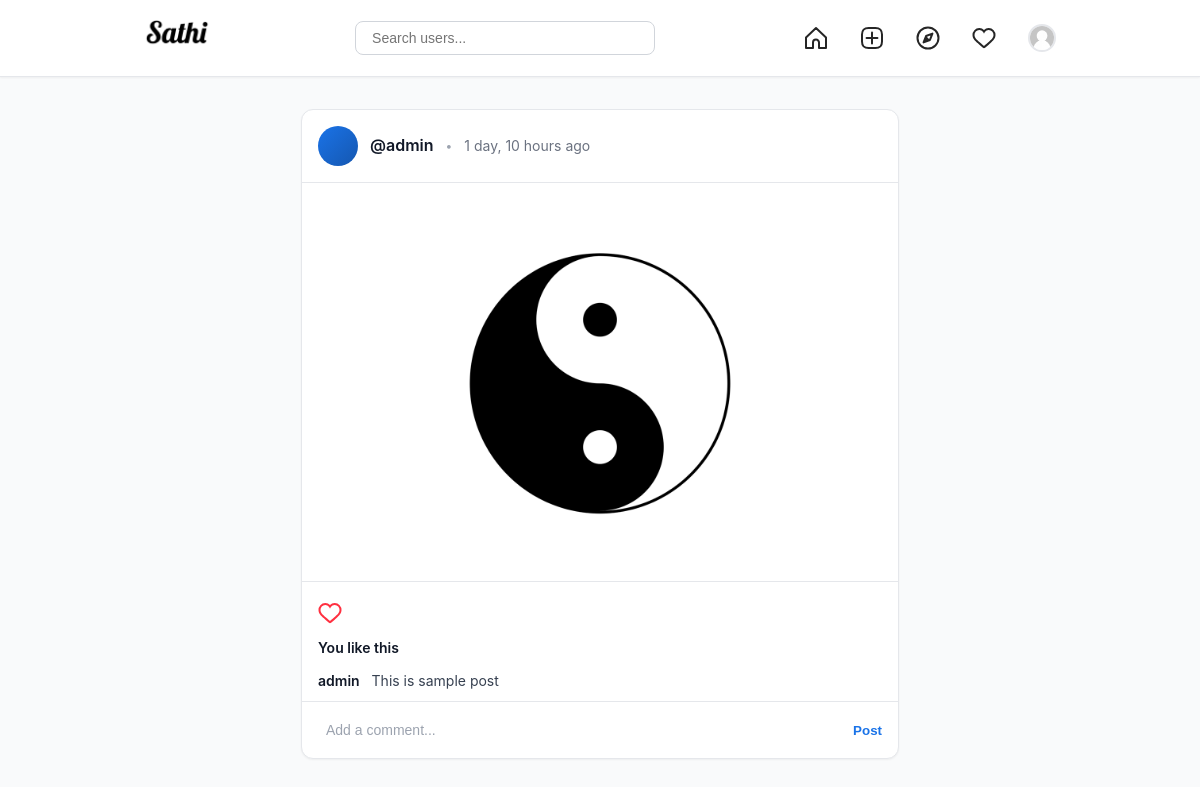
Page /post/4e26d34c02a745459ad7318d4ef9b9a8 (signed in) on the committed database.
### userprofile/models.py (models this page shows, shortened)
class Profile(models.Model):
    user = models.OneToOneField(User, on_delete=models.CASCADE)
    id_user = models.IntegerField()
    bio = models.TextField(blank=True)
    profile_pics = models.ImageField(upload_to="profile_images",
                                     default="blank-profile-photo.jpeg")
    location = models.CharField(max_length=100, blank=True)
    @property
    def get_profile_picture(self):
        return self.profile_pics.url if self.profile_pics else None

### posts/models.py (models this page shows, shortened)
class Post(models.Model):
    id = models.UUIDField(primary_key=True, default=uuid.uuid4)
    user = models.ForeignKey(User, on_delete=models.CASCADE)
    post_img = models.ImageField(upload_to='post_images')
    caption = models.TextField(blank=True, null=True)
    likes = models.IntegerField(default=0)
    created_at = models.DateTimeField(default=timezone.now)

### posts/views.py (the view)
# urls.py: path('post/<str:post_id>', views.post_view, name="post"),
@login_required(login_url='login')
def post_view(request, post_id: str):
    template_file = os.path.join("posts", "post.html")
    context = {
        'user_profile': Profile.objects.get(user=request.user)
    }
    is_liked = False
    try:
        post_obj = get_object_or_404(Post, id=post_id)
        is_liked = LikePost.objects.filter(user=request.user, post=post_obj.id).exists()
        comment_obj = CommentPost.objects.filter(post=post_obj)
        if comment_obj.exists():
            context["comments"] = comment_obj
            for comment in comment_obj:
                print(f"{comment.username} {comment.comment}")
        context["post"] = post_obj
    except Post.DoesNotExist as err:
        context["message"] = "Post not found"
        print(err)
    context["is_liked"] = is_liked
    return render(request, template_file, context=context)

### templates/posts/post.html (shortened to what this page needs)
{% extends 'posts/base.html' %}
{% load math_operation %}
{% load static %}
{% block user_container %}
<div class="wrapper">
  {% if message %}
  <div class="empty-state">
    <h3>{{ message }}</h3>
  </div>
  {% else %}
  <div class="post">
    <div class="header">
      <div class="avatar"></div>
      <a href="/user/{{ post.user }}" class="username">@{{ post.user }}</a>
      <div class="date-separator">•</div>
      <div id="date">{{ post.created_at|timesince }} ago</div>
    </div>
    <img src="{{ post.post_img.url }}" alt="{{ post.caption }}" class="user-post" />
    <div class="post-actions">
      <a href="/like-post/?post_id={{ post.id }}" title="{% if is_liked %}Unlike{% else %}Like{% endif %}">
        <svg aria-label="Like" {% if is_liked %}color="rgb(255, 48, 64)" fill="rgb(255, 48, 64)" {% else
          %}color="rgb(38, 38, 38)" fill="rgb(38, 38, 38)" {% endif %} height="24" role="img" viewBox="0 0 24 24"
          width="24">
          <path
            d="M16.792 3.904A4.989 4.989 0 0 1 21.5 9.122c0 3.072-2.652 4.959-5.197 7.222-2.512 2.243-3.865 3.469-4.303 3.752-.477-.309-2.143-1.823-4.303-3.752C5.141 14.072 2.5 12.167 2.5 9.122a4.989 4.989 0 0 1 4.708-5.218 4.21 4.21 0 0 1 3.675 1.941c.84 1.175.98 1.763 1.12 1.763s.278-.588 1.11-1.766a4.17 4.17 0 0 1 3.679-1.938m0-2a6.04 6.04 0 0 0-4.797 2.127 6.052 6.052 0 0 0-4.787-2.127A6.985 6.985 0 0 0 .5 9.122c0 3.61 2.55 5.827 5.015 7.97.283.246.569.494.853.747l1.027.918a44.998 44.998 0 0 0 3.518 3.018 2 2 0 0 0 2.174 0 45.263 45.263 0 0 0 3.626-3.115l.922-.824c.293-.26.59-.519.885-.774 2.334-2.025 4.98-4.32 4.98-7.94a6.985 6.985 0 0 0-6.708-7.218Z">
          </path>
        </svg>
      </a>
    </div>
    <div class="likes-counter">
      {% if post.likes == 0 %}No likes yet
      {% elif post.likes == 1 and is_liked %}You like this
      {% elif post.likes == 1 %}1 like
      {% elif is_liked %}You and {{ post.likes|minus:1 }} other{% if post.likes > 2 %}s{% endif %}
      {% else %}{{ post.likes }} likes
      {% endif %}
    </div>
    {% if post.caption %}
    <div class="caption">
      <span class="description">
        <a class="username" href="/user/{{ post.user }}">{{ post.user }}</a>
        {{ post.caption }}
      </span>
    </div>
    {% endif %}
    <form action="/comment/?post_id={{ post.id }}" method="post">
      <div class="comment">
        <input type="text" placeholder="Add a comment..." name="comment" required />
        <a class="publish-btn highlight-link">
          <button type="submit"
            style="border: none; background: none; color: inherit; font-weight: 700; cursor: pointer;">Post</button>
        </a>
      </div>
    </form>
  </div>
  {% endif %}
</div>
{% endblock %}

### templates/posts/base.html (shortened to what this page needs)
<!DOCTYPE html>
<html lang="en">
<head>
    {% load static %}
    <link rel="stylesheet" href="{% static 'styles/posts/posts.css' %}" />
</head>
<body>
    <div class="profile">
        <div class="profile__header">
            <div class="header-container">
                <div class="profile__logo">
                    <a href="/home"><img src="{% static 'images/brand-icon.png' %}" alt="Sathi logo" /></a>
                </div>
                <div class="profile__searchBar">
                    <form id="searchForm" action="/search" method="GET">
                        <input type="text" placeholder="Search users..." name="q" />
                    </form>
                </div>
                <div class="profile__settings">
                    <a href="/home" title="Home">
                        <button>
                            <svg aria-label="Home" color="#262626" fill="#262626" height="24" role="img" viewBox="0 0 24 24" width="24">
                                <path d="M9.005 16.545a2.997 2.997 0 012.997-2.997h0A2.997 2.997 0 0115 16.545V22h7V11.543L12 2 2 11.543V22h7.005z" fill="none" stroke="currentColor" stroke-linejoin="round" stroke-width="2"></path>
                            </svg>
                        </button>
                    </a>
                    <a href="/upload" title="Create Post">
                        <button>
                        </button>
                    </a>
                    <a href="/explore" title="Explore">
                        <button>
                        </button>
                    </a>
                    <a href="/notifications" title="Notifications">
                        <button>
                        </button>
                    </a>
                    <a href="/profile" title="Profile">
                        <button>
                            <img src="{{ user_profile.get_profile_picture }}" alt="{{ request.user.username }}" />
                        </button>
                    </a>
                </div>
            </div>
        </div>
        {% block user_container %}{% endblock %}
    </div>
</body>
</html>

### static/styles/posts/posts.css (style rules this page uses)
:root { --color-white: #ffffff; --color-light: #f8f9fa; --color-black: #121212; --color-primary: #1a73e8; --color-primary-dark: #1557b0; --color-gray-50: #f9fafb; --color-gray-100: #f3f4f6; --color-gray-200: #e5e7eb; --color-gray-300: #d1d5db; --color-gray-400: #9ca3af; --color-gray-500: #6b7280; --color-gray-600: #4b5563; --color-gray-700: #374151; --color-gray-800: #1f2937; --color-gray-900: #111827; --color-danger: #ef4444; --shadow-sm: 0 1px 2px 0 rgba(0, 0, 0, 0.05); --shadow-md: 0 4px 6px -1px rgba(0, 0, 0, 0.1), 0 2px 4px -1px rgba(0, 0, 0, 0.06); --shadow-lg: 0 10px 15px -3px rgba(0, 0, 0, 0.1), 0 4px 6px -2px rgba(0, 0, 0, 0.05); --radius-sm: 0.25rem; --radius-md: 0.375rem; --radius-lg: 0.5rem; --radius-xl: 0.75rem; --radius-2xl: 1rem; --radius-full: 9999px; --space-1: 0.25rem; --space-2: 0.5rem; --space-3: 0.75rem; --space-4: 1rem; --space-5: 1.25rem; --space-6: 1.5rem; --space-8: 2rem; --transition-base: 200ms cubic-bezier(0.4, 0, 0.2, 1); }
* { margin: 0; padding: 0; box-sizing: border-box; }
body { font-family: -apple-system, BlinkMacSystemFont, "Segoe UI", Roboto, sans-serif; background: var(--color-gray-50); color: var(--color-gray-900); line-height: 1.6; }
.profile__header { background: var(--color-white); border-bottom: 1px solid var(--color-gray-200); position: sticky; top: 0; z-index: 1000; box-shadow: var(--shadow-sm); }
.header-container { max-width: 975px; margin: 0 auto; padding: var(--space-4) var(--space-6); display: flex; align-items: center; justify-content: space-between; gap: var(--space-6); }
.profile__logo img { height: 32px; width: auto; }
.profile__searchBar { flex: 1; max-width: 300px; }
.profile__searchBar input { width: 100%; padding: var(--space-2) var(--space-4); border: 1px solid var(--color-gray-300); border-radius: var(--radius-lg); font-size: 0.875rem; transition: all var(--transition-base); }
.profile__settings { display: flex; align-items: center; gap: var(--space-4); }
.profile__settings button { background: none; border: none; cursor: pointer; padding: var(--space-2); border-radius: var(--radius-lg); transition: all var(--transition-base); display: flex; align-items: center; justify-content: center; }
.profile__settings button img { width: 28px; height: 28px; border-radius: var(--radius-full); object-fit: cover; border: 2px solid var(--color-gray-200); }
.wrapper { max-width: 630px; margin: var(--space-8) auto; padding: 0 var(--space-4); }
.post { background: var(--color-white); border: 1px solid var(--color-gray-200); border-radius: var(--radius-xl); margin-bottom: var(--space-6); box-shadow: var(--shadow-sm); }
.post .header { display: flex; align-items: center; gap: var(--space-3); padding: var(--space-4); }
.post .avatar { width: 40px; height: 40px; border-radius: var(--radius-full); background: linear-gradient(135deg, var(--color-primary), var(--color-primary-dark)); }
.post .username { font-weight: 600; color: var(--color-gray-900); text-decoration: none; transition: color var(--transition-base); }
.post .date-separator { color: var(--color-gray-400); font-size: 0.75rem; }
.post #date { color: var(--color-gray-500); font-size: 0.875rem; }
.post .user-post { width: 100%; max-height: 600px; object-fit: cover; border-top: 1px solid var(--color-gray-200); border-bottom: 1px solid var(--color-gray-200); }
.post-actions { display: flex; align-items: center; gap: var(--space-4); padding: var(--space-3) var(--space-4); }
.post-actions a { display: flex; align-items: center; transition: transform var(--transition-base); }
.post-actions svg { cursor: pointer; }
.likes-counter { padding: 0 var(--space-4); font-weight: 600; font-size: 0.875rem; color: var(--color-gray-900); }
.caption { padding: var(--space-2) var(--space-4); }
.caption .description { color: var(--color-gray-700); font-size: 0.875rem; line-height: 1.5; }
.caption .username { font-weight: 600; margin-right: var(--space-2); }
.comment { display: flex; align-items: center; gap: var(--space-3); padding: var(--space-3) var(--space-4); border-top: 1px solid var(--color-gray-200); }
.comment input { flex: 1; border: none; outline: none; font-size: 0.875rem; padding: var(--space-2); }
.comment input::placeholder { color: var(--color-gray-400); }
.comment .publish-btn { color: var(--color-primary); font-weight: 600; font-size: 0.875rem; cursor: pointer; transition: color var(--transition-base); }
.highlight-link { text-decoration: none; }

### rows in the picture
Profile: get_profile_picture (placeholder picture)
Post: user "admin", created_at "1 day, 10 hours", post_img (picture), caption "This is sample post"
